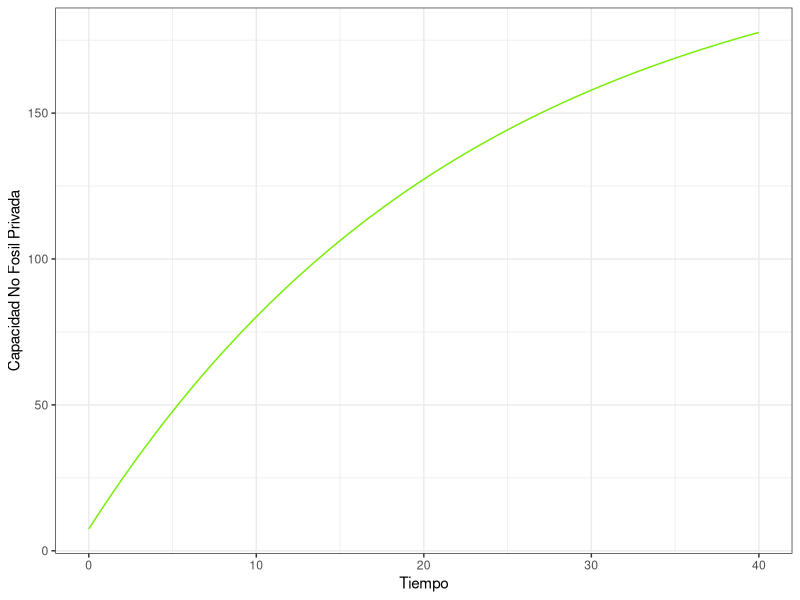
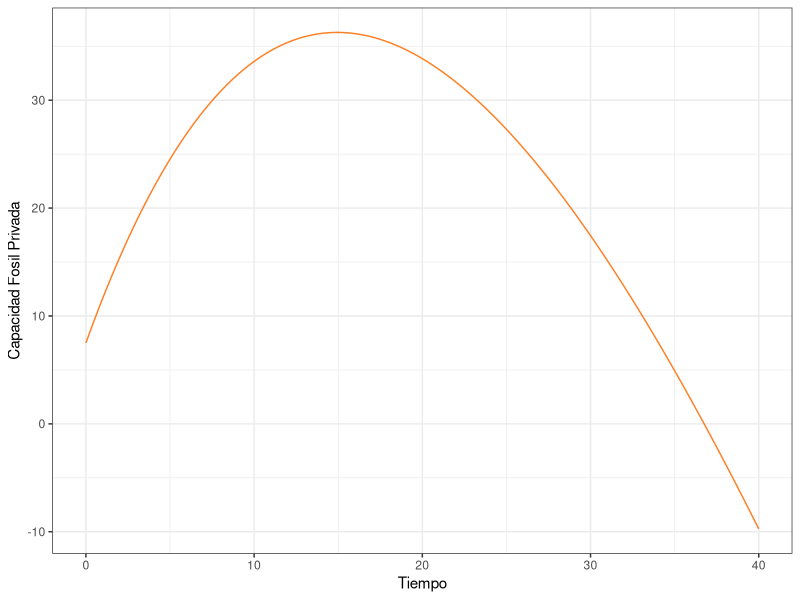
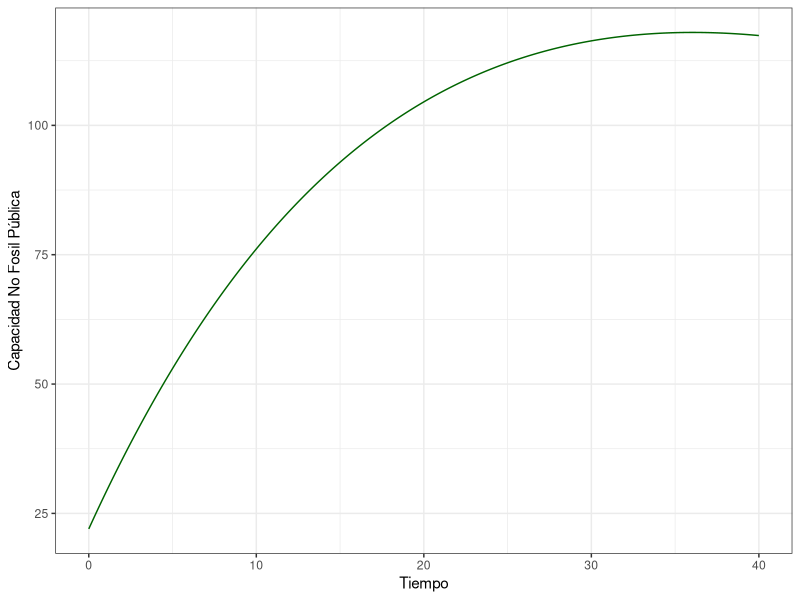
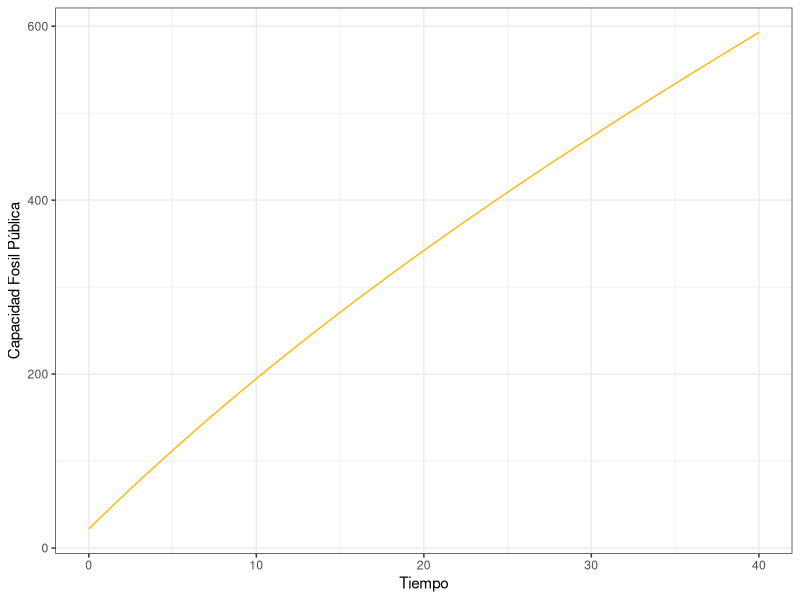
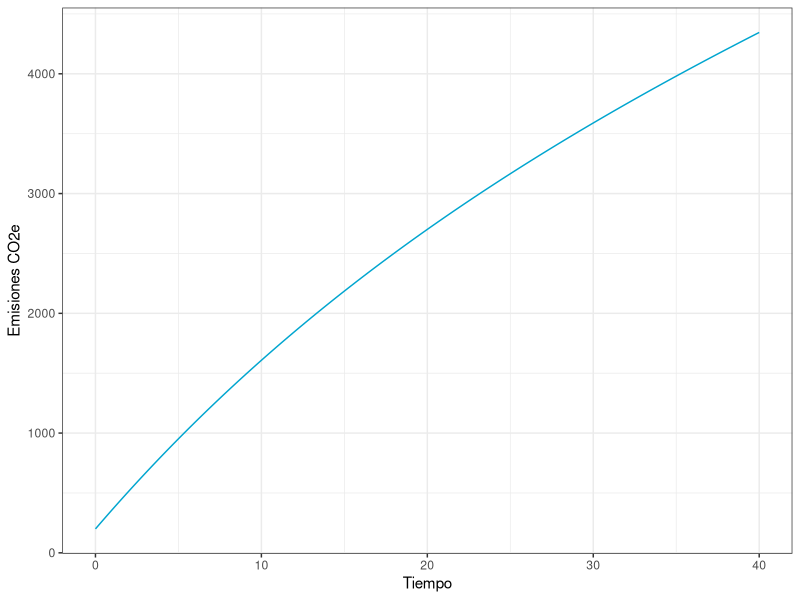

Write R code to recreate these figures, in order.
## ---- chunk 1
knitr::opts_chunk$set(echo = TRUE)
## ---- chunk 2
library("deSolve")
library(ggplot2)

 Demanda.Meta.Datos <- approxfun( x = c(0.0,5,10,15,20,25,30,35,40), #times
                                         y = c(300*1.0,300*1.2,300*1.25,300*1.3,300*1.4,300*1.5,300*1.7,300*1.9,300*2.0), # [TWH], basado en análisis de Mariana y Sabrina
                                         method = "linear",
                                         rule = 2)
        
        Precio_Hidrocarburos_Datos <- approxfun( x = c(0.0,5.0,10.0,15.0,20.0,25.0,30.0,35.0,40.0), #times
                                                 y = c(1.0,1.0,1.00,1.00,1.00,1.00,1.00,1.00,1.00), # [1], basado en análisis de Mariana y Sabrina
                                                 method = "linear",
                                                 rule = 2)
        
  parameters<-c(
            #NoFosil_privada
            Factor_de_plata_base_NoFosil_privada = 0.33*1.10 , # [1] asumimos que el factor de planta en el sector privado es 10% mayor que el del sector público
            Costo_Desarrollo_Capacidad_NoFosil_privada = 1228, # [Millones MXN/GW instalado], este costo marginal es estimado en función del factor de planta estimado para el estudio y asumiendo que todas las centrales tienen la misma vida económica y mismo tiempo de construcción
            Inversion_base_NoFosil_privada = 500*20, #[Millones MXN], https://www.eleconomista.com.mx/empresas/Cambia-politica-en-electricidad-y-cae-IED-del-sector-20201124-0020.html
            Vida_util_Capacidad_NoFosil_privada = 23, #[años]
            #NoFosil_publica
            Factor_de_plata_base_NoFosil_publica = 0.33*0.9 , # [1] asumimos que el factor de planta en el sector privado es 10% mayor que el del sector privado
            Costo_Desarrollo_Capacidad_NoFosil_publica = 2857, # [Millones MXN/GW instalado], este costo marginal es estimado en función del factor de planta estimado para el estudio y asumiendo que todas las centrales tienen la misma vida económica y mismo tiempo de construcción
            Inversion_base_NoFosil_publica = 100*20, #[Millones MXN], https://www.eleconomista.com.mx/empresas/Cambia-politica-en-electricidad-y-cae-IED-del-sector-20201124-0020.html,,
            Vida_util_Capacidad_NoFosil_publica = 23, #[años]
            #Fosil_privada
            Factor_de_plata_base_Fosil_privada = 0.47*1.19 ,# [1] asumimos que el factor de planta en el sector privado es 10% mayor que el del sector privado
            Costo_Desarrollo_Capacidad_Fosil_privada =  1739,  # [Millones MXN/GW instalado], este costo marginal es estimado en función del factor de planta estimado para el estudio y asumiendo que todas las centrales tienen la misma vida económica y mismo tiempo de construcción
            Inversion_base_Fosil_privada = 500*20, #[Millones MXN], https://www.eleconomista.com.mx/empresas/Cambia-politica-en-electricidad-y-cae-IED-del-sector-20201124-0020.html,
            Vida_util_Capacidad_Fosil_privada = 28 , #[años]
            #Fosil_publica
            Factor_de_plata_base_Fosil_publica = 0.47*0.90 ,# [1] asumimos que el factor de planta en el sector privado es 10% mayor que el del sector privado
            Costo_Desarrollo_Capacidad_Fosil_publica =  5822 , # [Millones MXN/GW instalado], este costo marginal es estimado en función del factor de planta estimado para el estudio y asumiendo que todas las centrales tienen la misma vida económica y mismo tiempo de construcción
            Inversion_base_Fosil_publica =100*20, #[Millones MXN], https://www.eleconomista.com.mx/empresas/Cambia-politica-en-electricidad-y-cae-IED-del-sector-20201124-0020.html,,
            Vida_util_Capacidad_Fosil_publica = 28, #[años]
            impuesto_salud=0.1, #impuesto del 10%
            Mareomotriz= 0.079, #7.9% produccion solar, aproximacion en México según 
            Politica_Publica_Alianza=.50
       
            
        )

 InitialConditions <- c(
            Capacidad_NoFosil_privada = 15*1/2 , # [GW] , asumimos que el sector privado tiene 1/2 de la capacidad instalada
            Capacidad_Fosil_privada = 15 *1/2, # [GW] , asumimos que el sector público tiene 1/2 de la capacidad instalada
            Capacidad_NoFosil_publica = 44*1/2 , # [GW]
            Capacidad_Fosil_publica = 44*1/2  #[GW]
        )
 
  #years
        times <- seq(0, #initial time
                     40, #end of simulation #[year]
                     0.1)#time step #[year]
           
        
        intg.method<-c("rk4")
        
                
        EnerMX <- function(t, state, parameters) {
            with(as.list(c(state,parameters)), {
                #Auxiliary variables
                Precio_Hidrocarburos<-Precio_Hidrocarburos_Datos(t)
                Efecto_Precio_Hidrocarburos_en_CNG_Fosil<-approx (c(0.0,0.5,0.8,1.0,1.2,1.5,2.0,100),
                                                                  c(2.0,1.5,1.2,1.0,0.8,0.5,0.1,0.01),xout=Precio_Hidrocarburos)$y
                
                
                #NoFosil_privada
                Generacion_NoFosil_privada <- Capacidad_NoFosil_privada*Factor_de_plata_base_NoFosil_privada*24*365# [GWH]
                CNG_NoFosil_privada <- Costo_Desarrollo_Capacidad_NoFosil_privada*Capacidad_NoFosil_privada/Generacion_NoFosil_privada
                
                #NoFosil_publica
                Generacion_NoFosil_publica <- (Capacidad_NoFosil_publica+Mareomotriz+Politica_Publica_Alianza)*Factor_de_plata_base_NoFosil_publica*24*365 # [GWH]
                CNG_NoFosil_publica <- Costo_Desarrollo_Capacidad_NoFosil_publica*Capacidad_NoFosil_publica/Generacion_NoFosil_publica
                
                #Fosil_privada
                Generacion_Fosil_privada <- Capacidad_Fosil_privada*Factor_de_plata_base_Fosil_privada*24*365 # [GWH]
                CNG_Fosil_privada <- Costo_Desarrollo_Capacidad_Fosil_privada*Capacidad_Fosil_privada*Efecto_Precio_Hidrocarburos_en_CNG_Fosil/Generacion_Fosil_privada
                
                #Fosil_publica
                Generacion_Fosil_publica <-(Capacidad_Fosil_publica/Politica_Publica_Alianza)*Factor_de_plata_base_Fosil_publica*24*365 # [GWH]
                CNG_Fosil_publica <- Costo_Desarrollo_Capacidad_Fosil_publica*Capacidad_Fosil_publica*Efecto_Precio_Hidrocarburos_en_CNG_Fosil/Generacion_Fosil_publica
                
                #Costo Promedio Sistema
                CNG_sistema <- mean(c(CNG_NoFosil_privada,CNG_NoFosil_publica,CNG_Fosil_privada,CNG_Fosil_publica))
                
                
                #Precios relativos
                #dentro de sectores
                CNG_relativo_NoFosil_privada_crd_Fosil_privada <- CNG_NoFosil_privada/CNG_Fosil_privada
                CNG_relativo_NoFosil_publica_crd_Fosil_publica <- CNG_Fosil_privada/CNG_Fosil_publica
                
                #entre sectores
                CNG_relativo_NoFosil_privada_crd_NoFosil_publica <- CNG_NoFosil_privada/CNG_NoFosil_publica
                CNG_relativo_Fosil_privada_crd_Fosil_publica <- CNG_NoFosil_publica/CNG_Fosil_publica
                
                
                #Efecto de precios relativos
                #dentro sectores
                Efecto_CNG_relativo_NoFosil_privada_crd_Fosil_privada_en_Inversion_NoFosil_Privada <- approx (c(0.0,0.5,0.8,1.0,1.2,1.5,2.0,100),
                                                                                                              c(2.0,1.5,1.2,1.0,0.8,0.5,0.1,0.01),xout=CNG_relativo_NoFosil_privada_crd_Fosil_privada)$y
                Efecto_CNG_relativo_NoFosil_privada_crd_Fosil_privada_en_Inversion_Fosil_Privada <- approx (c(0.0,0.5,0.8,1.0,1.2,1.5,2.0,100),
                                                                                                            c(0.0,05.5,0.8,1.0,1.2,1.5,2.0,2.0),xout=CNG_relativo_NoFosil_privada_crd_Fosil_privada)$y
                Efecto_CNG_relativo_NoFosil_publica_crd_Fosil_publica_en_Inversion_NoFosil_publica <- approx (c(0.0,0.5,0.8,1.0,1.2,1.5,2.0,100),
                                                                                                              c(2.0,1.5,1.2,1.0,0.8,0.5,0.1,0.01),xout=CNG_relativo_NoFosil_publica_crd_Fosil_publica)$y
                Efecto_CNG_relativo_NoFosil_publica_crd_Fosil_publica_en_Inversion_Fosil_publica <- approx (c(0.0,0.5,0.8,1.0,1.2,1.5,2.0,100),
                                                                                                            c(0.0,05.5,0.8,1.0,1.2,1.5,2.0,2.0),xout=CNG_relativo_NoFosil_publica_crd_Fosil_publica)$y
                #Entre sectores
                Efecto_CNG_relativo_NoFosil_privada_crd_NoFosil_publica_en_Inversion_NoFosil_Privada <-approx (c(0.0,0.5,0.8,1.0,1.2,1.5,2.0,100),
                                                                                                               c(1.5,1.15,1.1,1.0,0.8,0.7,0.65,0.6),xout=CNG_relativo_NoFosil_privada_crd_NoFosil_publica)$y
                
                
                Efecto_CNG_relativo_NoFosil_privada_crd_NoFosil_publica_en_Inversion_NoFosil_Publica <-approx (c(0.0,0.5,0.8,1.0,1.2,1.5,2.0,100),
                                                                                                               c(0.65,0.7,0.8,1.0,1.1,1.15,1.5,1.5),xout=CNG_relativo_NoFosil_privada_crd_NoFosil_publica)$y
                
                
                Efecto_CNG_relativo_Fosil_privada_crd_Fosil_publica_en_Inversion_Fosil_Privada <- approx (c(0.0,0.5,0.8,1.0,1.2,1.5,2.0,100),
                                                                                                          c(1.5,1.15,1.1,1.0,0.8,0.7,0.65,0.6),xout=CNG_relativo_Fosil_privada_crd_Fosil_publica)$y
                
                
                Efecto_CNG_relativo_Fosil_privada_crd_Fosil_publica_en_Inversion_Fosil_Publica <-approx (c(0.0,0.5,0.8,1.0,1.2,1.5,2.0,100),
                                                                                                         c(0.65,0.7,0.8,1.0,1.1,1.15,1.5,1.5),xout=CNG_relativo_Fosil_privada_crd_Fosil_publica)$y
                
                
                
                
                #Niveles de inversión
                #Nofosil_privada
                Inversion_NoFosil_privada <- Inversion_base_NoFosil_privada*Efecto_CNG_relativo_NoFosil_privada_crd_Fosil_privada_en_Inversion_NoFosil_Privada*Efecto_CNG_relativo_NoFosil_privada_crd_NoFosil_publica_en_Inversion_NoFosil_Privada
                
                #Nofosil_publica
                Inversion_NoFosil_publica <- Inversion_base_NoFosil_publica*Efecto_CNG_relativo_NoFosil_publica_crd_Fosil_publica_en_Inversion_NoFosil_publica*Efecto_CNG_relativo_NoFosil_privada_crd_NoFosil_publica_en_Inversion_NoFosil_Publica
                
                #Fosil_privada
                Inversion_Fosil_privada <- Inversion_base_Fosil_privada*Efecto_CNG_relativo_NoFosil_privada_crd_Fosil_privada_en_Inversion_Fosil_Privada*Efecto_CNG_relativo_Fosil_privada_crd_Fosil_publica_en_Inversion_Fosil_Privada
                
                #Fosil_publica
                Inversion_Fosil_publica <- Inversion_base_Fosil_publica*Efecto_CNG_relativo_NoFosil_publica_crd_Fosil_publica_en_Inversion_Fosil_publica*Efecto_CNG_relativo_Fosil_privada_crd_Fosil_publica_en_Inversion_Fosil_Publica
                
                
                
                #Flow Variables
                
                #Capacidad_NoFosil_privada
                Perdida_Anual_Capacidad_NoFosil_privada <-  Capacidad_NoFosil_privada/Vida_util_Capacidad_NoFosil_privada
                Incremento_Anual_Capacidad_NoFosil_privada <- Inversion_NoFosil_privada/Costo_Desarrollo_Capacidad_NoFosil_privada
                
                #Capacidad_Fosil_privada
                Perdida_Anual_Capacidad_Fosil_privada <-  Capacidad_Fosil_privada/Vida_util_Capacidad_Fosil_privada
                Incremento_Anual_Capacidad_Fosil_privada <- Inversion_Fosil_privada/Costo_Desarrollo_Capacidad_Fosil_privada
                
                #Capacidad_NoFosil_publica
                Perdida_Anual_Capacidad_NoFosil_publica <-  Capacidad_NoFosil_publica+Politica_Publica_Alianza/Vida_util_Capacidad_NoFosil_publica
                Incremento_Anual_Capacidad_NoFosil_publica <- Inversion_NoFosil_publica/(Costo_Desarrollo_Capacidad_NoFosil_publica*impuesto_salud)
                
                #Capacidad_Fosil_publica
                Perdida_Anual_Capacidad_Fosil_publica <-  Capacidad_Fosil_privada/Vida_util_Capacidad_Fosil_publica
                Incremento_Anual_Capacidad_Fosil_publica <- Inversion_Fosil_publica/(Costo_Desarrollo_Capacidad_Fosil_publica*impuesto_salud)
                
                
                #Variables de salida
                EmisionesCO2e <- (Generacion_Fosil_privada + Generacion_Fosil_publica)*0.001 # , 0.001 [MTCO2e/GWH] fuente: https://www.eia.gov/tools/faqs/faq.php?id=74&t=11
                Generacion_Total <- (Generacion_NoFosil_privada + Generacion_Fosil_privada+Generacion_NoFosil_publica + Generacion_Fosil_publica)/1000 # [TWH]
                Deficit_Generacion<- Demanda.Meta.Datos(t)-Generacion_Total
                
                #State Variable
                dCapacidad_NoFosil_privada <- Incremento_Anual_Capacidad_NoFosil_privada - Perdida_Anual_Capacidad_NoFosil_privada
                dCapacidad_Fosil_privada <- Incremento_Anual_Capacidad_Fosil_privada - Perdida_Anual_Capacidad_NoFosil_privada
                dCapacidad_NoFosil_publica <- Incremento_Anual_Capacidad_NoFosil_publica - Perdida_Anual_Capacidad_NoFosil_privada
                dCapacidad_Fosil_publica <- Incremento_Anual_Capacidad_Fosil_publica - Perdida_Anual_Capacidad_NoFosil_privada
                
                #Output model results
                list(
                    c(
                        #State Variables
                        dCapacidad_NoFosil_privada,
                        dCapacidad_Fosil_privada,
                        dCapacidad_NoFosil_publica,
                        dCapacidad_Fosil_publica
                    ),
                    #Flow variables
                    EmisionesCO2e = EmisionesCO2e,
                    CNG_sistema = CNG_sistema, # [Millones MXN/ TWH]
                    Deficit_Generacion =  Deficit_Generacion # [TWH]
                    
                )
            })
        }
        
        out <- ode(y = InitialConditions,
                   times = times,
                   func = EnerMX,
                   parms = parameters,
                   method =intg.method)
        
        #
        out <-data.frame(out)
        
        n1<-ggplot(out,aes(x=time,y=Capacidad_NoFosil_privada))+geom_line(aes(),color = "chartreuse2")+xlab("Tiempo")+scale_y_continuous(name="Capacidad No Fosil Privada")+theme_bw()
        n2<-ggplot(out,aes(x=time,y=Capacidad_Fosil_privada))+geom_line(aes(),color =  "chocolate1")+xlab("Tiempo")+scale_y_continuous(name="Capacidad Fosil Privada")+theme_bw()
        n3<-ggplot(out,aes(x=time,y=Capacidad_NoFosil_publica))+geom_line(aes(),color = "darkgreen")+xlab("Tiempo")+scale_y_continuous(name="Capacidad No Fosil Pública")+theme_bw()
        n4<-ggplot(out,aes(x=time,y=Capacidad_Fosil_publica))+geom_line(aes(),color = "darkgoldenrod1")+xlab("Tiempo")+scale_y_continuous(name="Capacidad Fosil Pública")+theme_bw()
        n5<-ggplot(out,aes(x=time,y=EmisionesCO2e))+geom_line(aes(),color = "#00A5CF")+xlab("Tiempo")+scale_y_continuous(name="Emisiones CO2e")+theme_bw()
       
